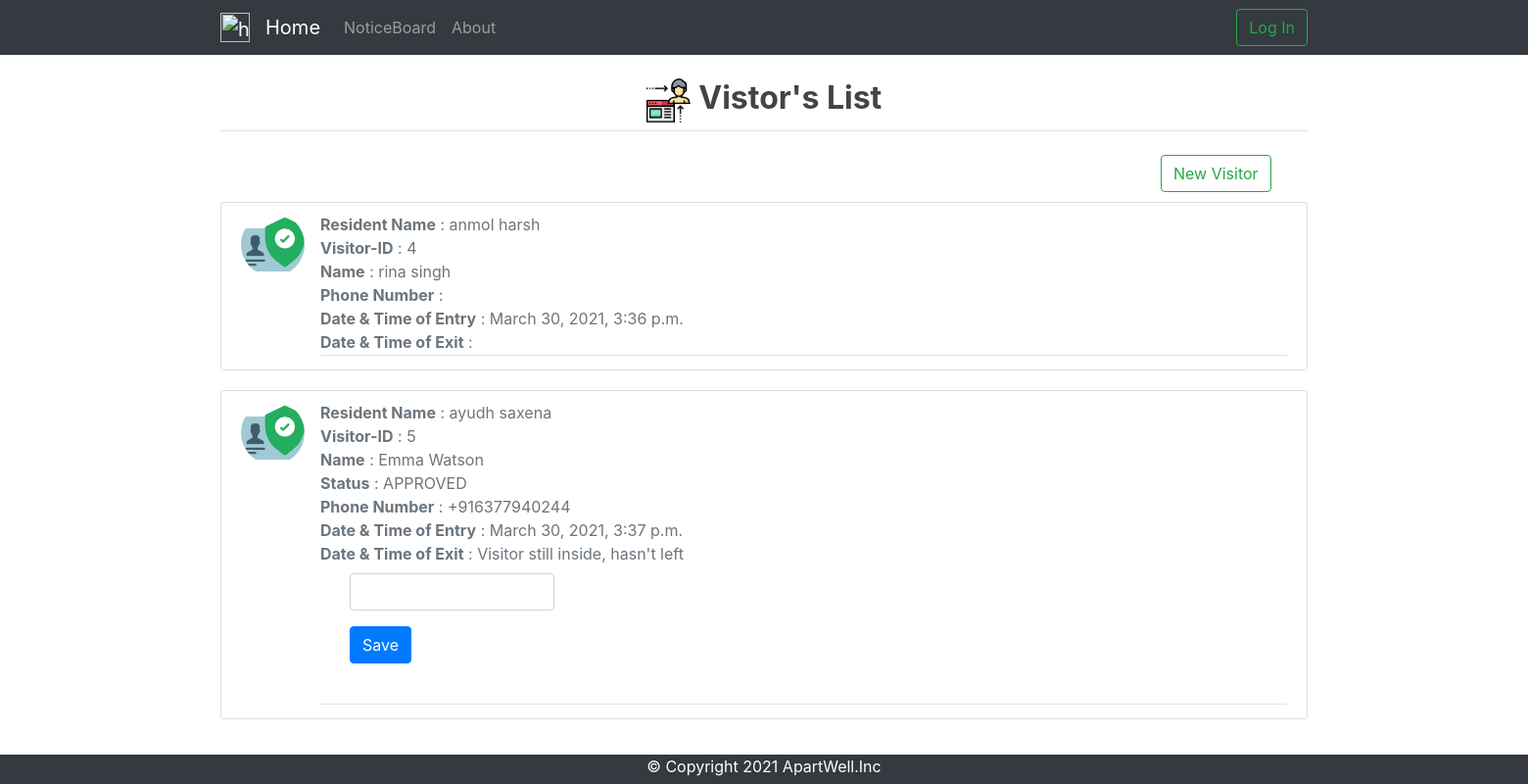
/visitors-watchman/, run on an earlier commit of the app's database.
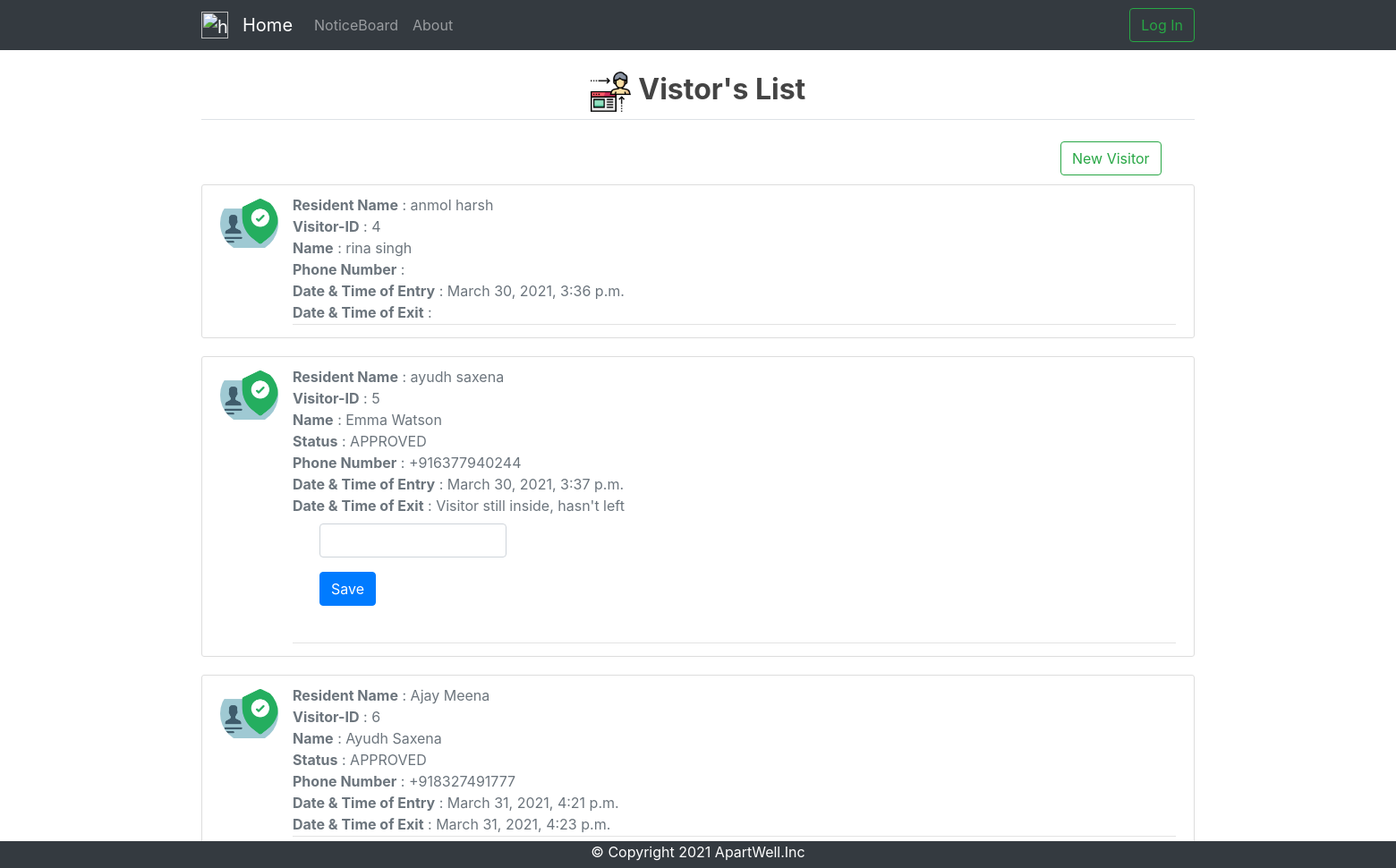
And on a later commit of the database.
### visitors/models.py (models this page shows, shortened)
class Visitor(models.Model) :
	WAITING = 'WAIT'
	APPROVED = 'APRV'
	REJECTED = 'REJC'
	status_choices = [
		(WAITING, 'WAITING FOR APPROVAL'),
		(APPROVED, 'APPROVED'),
		(REJECTED, 'REJECTED'),
	]
	visitor_id = models.AutoField(primary_key = True)
	user_id = models.ForeignKey(Resident,on_delete = models.CASCADE)
	fname = models.CharField(max_length = 20)
	lname = models.CharField(max_length = 20, null = True)
	status = models.CharField(max_length = 4,choices = status_choices, null = True)
	phone = PhoneNumberField(blank=True, help_text='Contact phone number')
	datetime_entry = models.DateTimeField(null = True)
	datetime_exit = models.DateTimeField(null = True)

### visitors/views.py (the view, shortened to what this page needs)
# urls.py: path('visitors-watchman/', views.watchman_visitor_view.as_view(), name='visitors_watchman'),
class watchman_visitor_view(FormView) :
	model = Visitor
	form_class = visitor_exit_form
	template_name = 'visitors/visitors_watchman.html'
	def dispatch(self, request, *args, **kwargs) :
		self.success_url = reverse_lazy('visitors:visitors_watchman')
		return super().dispatch(request,args,kwargs)
	def get_context_data(self, **kwargs):
	    context = super().get_context_data(**kwargs)
	    full_name_list = []
	    visitors_list = self.model.objects.all()
	    for c in visitors_list :
	    	resident = Resident.objects.get(user__exact = c.user_id)
	    	full_name = resident.user.first_name + " " + resident.user.last_name
	    	full_name_list.append(full_name)
	    context['values'] = zip(full_name_list, visitors_list)
	    return context

### visitors/forms.py
class visitor_exit_form(forms.ModelForm) :
	def __init__(self, *args, **kwargs):
	    super(forms.ModelForm, self).__init__(*args, **kwargs)
	    self.fields['datetime_exit'].label = ''
	class Meta:
		model = Visitor
		fields = ['datetime_exit']
		widgets = {
			'datetime_exit' : DateTimePickerInput(),
		}

### visitors/templates/visitors/visitors_watchman.html (shortened to what this page needs)
{% extends 'base.html' %}
{% load static %}
{% block content %}
 <head>
    <link rel="stylesheet" href="{% static 'visitor-entry.css' %}">
   {% load bootstrap4 %}
   {% bootstrap_css %}
 </head>
 <body>
 	<legend class = "border-bottom mb-4"><h2 class="text-center"><img  src="/static/visitor_disp.png" width = "45" height = "45" alt="home" /> <strong>Vistor's List</strong></h2></legend>
  <div  id = "create_visitor_button">
     <a href="{% url 'visitors:visitors_entry' %}"><button class="btn btn-outline-success my-2 my-sm-0">New Visitor
     </button></a>
  </div>
  {% for full_name,visitor in values %}
   <article class="media content-section">
    <img class = "rounded-circle article-img" src = "/static/visitor.png">
    <div class="media-body">
      <div class="article-metadata">
        <medium class="text-muted"><b>Resident Name</b> : {{ full_name }}</br></medium>
        <medium class="text-muted"><b>Visitor-ID</b> : {{ visitor.visitor_id }}</br></medium>
        <medium class="text-muted"><b>Name</b> : {{ visitor.fname }} {{visitor.lname }} </br></medium>
        {% if visitor.status %}
        <medium class="text-muted"><b>Status</b> : {{ visitor.get_status_display }}</br></medium>
        {% endif %}
        <medium class="text-muted"><b>Phone Number</b> : {{ visitor.phone }} </br></medium>
        <medium class="text-muted"><b>Date & Time of Entry</b> : {{ visitor.datetime_entry }}</br></medium>
        <medium class="text-muted"><b>Date & Time of Exit</b> :
        {% if visitor.datetime_exit %}
        {{ visitor.datetime_exit }}
        {% elif visitor.status == 'REJC' %}
        ---------------------------
        {% elif visitor.status == 'APRV' %}
        Visitor still inside, hasn't left
        <div class="container">
          <div class="col-md-3">
            <form method="post">{% csrf_token %}
              {% bootstrap_form form %}
              {% buttons %}
              <button type="submit" class="btn btn-primary">Save</button>
              {% endbuttons %}
            </form>
          </div>
        </div>
        {% endif %}
        </br></medium>
      </div>
    </div>
    </article>
    {% endfor %}
 </body>
 {% endblock %}

What changed in the data, as far as the page shows it:
added Visitor: full_name "Ajay Meena", visitor_id "6", fname "Ayudh", lname "Saxena", status "APPROVED", phone "+918327491777", datetime_entry "March 31, 2021, 4:21 p.m.", datetime_exit "March 31, 2021, 4:23 p.m."
